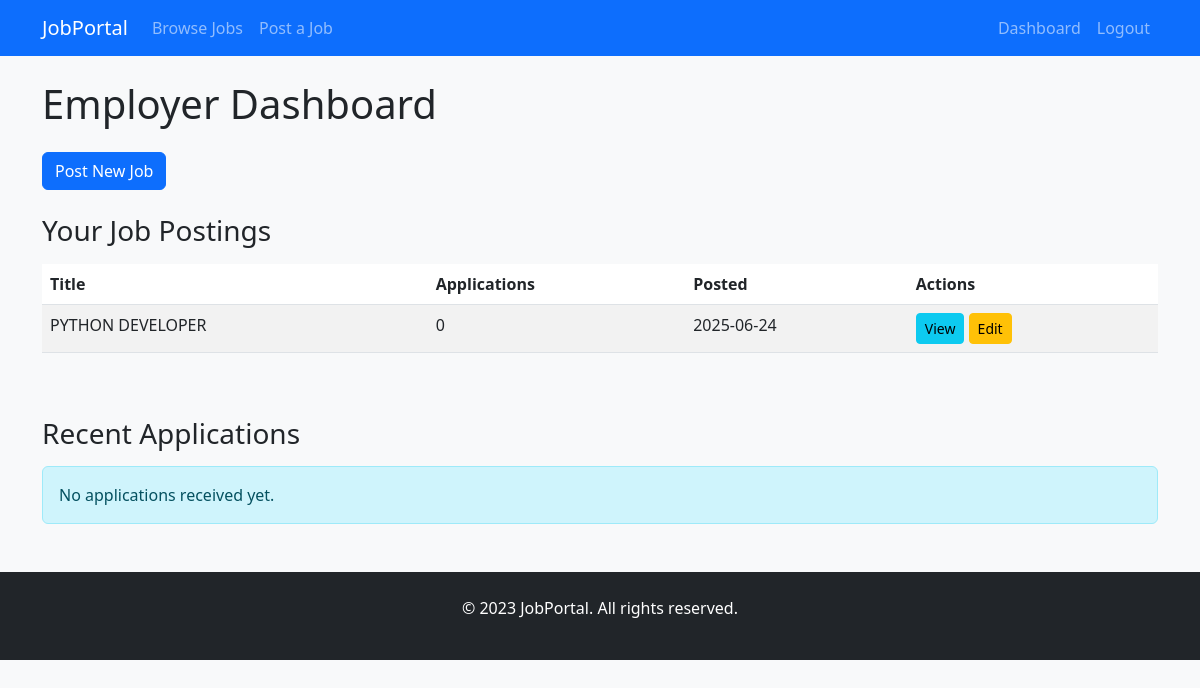
Page /employer (signed in) on the committed database.
### app/models.py (models this page shows)
class Job(db.Model):
    __tablename__ = 'jobs'
    id = db.Column(db.Integer, primary_key=True)
    title = db.Column(db.String(100), nullable=False)
    description = db.Column(db.Text, nullable=False)
    salary = db.Column(db.String(50))
    location = db.Column(db.String(100))
    company = db.Column(db.String(100))
    user_id = db.Column(db.Integer, db.ForeignKey('users.id'), nullable=False)
    date_posted = db.Column(db.DateTime, nullable=False, default=datetime.utcnow)
    applications = db.relationship('Application', back_populates='job', lazy=True)
    author = db.relationship('User', back_populates='jobs',
                           foreign_keys=[user_id])

### app/routes.py (the view)
@dashboard_bp.route('/employer')
@login_required
def employer_dashboard():
    if current_user.role != 'employer':
        flash('You are not authorized to view this page', 'danger')
        return redirect(url_for('main.home'))
    jobs = current_user.jobs
    applications = Application.query.join(Job).filter(Job.user_id == current_user.id).all()
    return render_template('dashboard/employer.html', jobs=jobs, applications=applications)

### app/models.py (called while the page is built)
@login_manager.user_loader
def load_user(id):
    return User.query.get(int(id))

### app/templates/dashboard/employer.html
{% extends "base.html" %}
{% block content %}
<h1 class="mb-4">Employer Dashboard</h1>
<div class="row mb-4">
    <div class="col-md-6">
        <a href="{{ url_for('jobs.post_job') }}" class="btn btn-primary">Post New Job</a>
    </div>
</div>
<h3 class="mb-3">Your Job Postings</h3>
{% if jobs %}
<div class="table-responsive">
    <table class="table table-striped">
        <thead>
            <tr>
                <th>Title</th>
                <th>Applications</th>
                <th>Posted</th>
                <th>Actions</th>
            </tr>
        </thead>
        <tbody>
            {% for job in jobs %}
            <tr>
                <td>{{ job.title }}</td>
                <td>{{ job.applications|length }}</td>
                <td>{{ job.date_posted.strftime('%Y-%m-%d') }}</td>
                <td>
                    <a href="{{ url_for('jobs.job_detail', job_id=job.id) }}" class="btn btn-sm btn-info">View</a>
                    <a href="{{ url_for('jobs.edit_job', job_id=job.id) }}" class="btn btn-sm btn-warning">Edit</a>
                </td>
            </tr>
            {% endfor %}
        </tbody>
    </table>
</div>
{% else %}
<div class="alert alert-info">
    You haven't posted any jobs yet. <a href="{{ url_for('jobs.post_job') }}">Post your first job</a>.
</div>
{% endif %}
<h3 class="mb-3 mt-5">Recent Applications</h3>
{% if applications %}
<div class="table-responsive">
    <table class="table table-striped">
        <thead>
            <tr>
                <th>Job Title</th>
                <th>Applicant</th>
                <th>Applied On</th>
                <th>Status</th>
                <th>Actions</th>
            </tr>
        </thead>
        <tbody>
            {% for application in applications[-5:]|reverse %}
            <tr>
                <td>{{ application.job.title }}</td>
                <td>{{ application.applicant.username }}</td>
                <td>{{ application.date_applied.strftime('%Y-%m-%d') }}</td>
                <td>
                    <span class="badge bg-{{ 'success' if application.status == 'Accepted' else 'danger' if application.status == 'Rejected' else 'warning' }}">
                        {{ application.status }}
                    </span>
                </td>
                <td>
                    <a href="#" class="btn btn-sm btn-info">View</a>
                    <a href="#" class="btn btn-sm btn-success">Accept</a>
                    <a href="#" class="btn btn-sm btn-danger">Reject</a>
                </td>
            </tr>
            {% endfor %}
        </tbody>
    </table>
</div>
{% else %}
<div class="alert alert-info">
    No applications received yet.
</div>
{% endif %}
{% endblock %}

### app/static/css/style.css (style rules this page uses)
body { background-color: #f8f9fa; }

### rows in the picture
Job: title "PYTHON DEVELOPER", applications|length "0", date_posted "2025-06-24"
